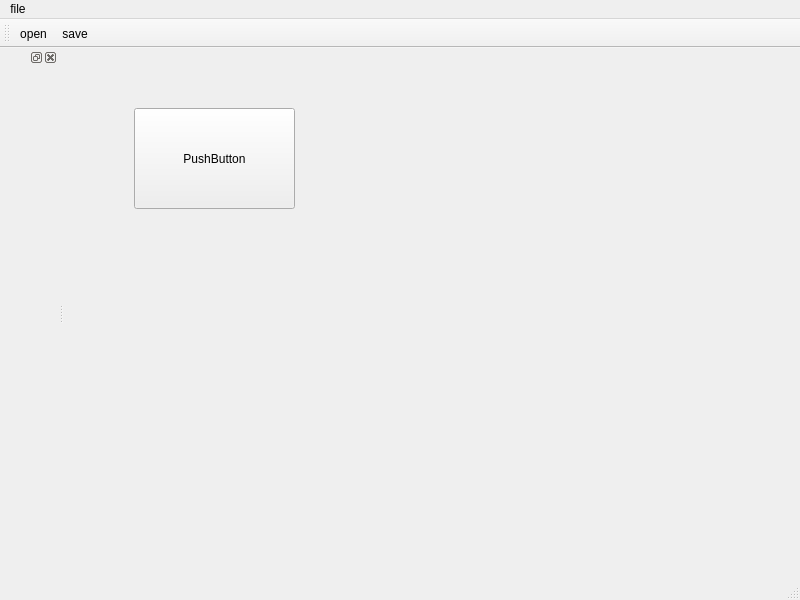
<?xml version="1.0" encoding="UTF-8"?>
<ui version="4.0">
 <class>MainWindow</class>
 <widget class="QMainWindow" name="MainWindow">
  <property name="geometry">
   <rect>
    <x>0</x>
    <y>0</y>
    <width>800</width>
    <height>600</height>
   </rect>
  </property>
  <property name="windowTitle">
   <string>MainWindow</string>
  </property>
  <widget class="QWidget" name="centralwidget">
   <widget class="QPushButton" name="pushButton">
    <property name="geometry">
     <rect>
      <x>70</x>
      <y>60</y>
      <width>161</width>
      <height>101</height>
     </rect>
    </property>
    <property name="text">
     <string>PushButton</string>
    </property>
   </widget>
  </widget>
  <widget class="QMenuBar" name="menubar">
   <property name="geometry">
    <rect>
     <x>0</x>
     <y>0</y>
     <width>800</width>
     <height>19</height>
    </rect>
   </property>
   <widget class="QMenu" name="menufile">
    <property name="title">
     <string>file</string>
    </property>
    <addaction name="save_action"/>
    <addaction name="separator"/>
    <addaction name="open_action"/>
   </widget>
   <addaction name="menufile"/>
  </widget>
  <widget class="QStatusBar" name="statusbar"/>
  <widget class="QToolBar" name="toolBar">
   <property name="windowTitle">
    <string>toolBar</string>
   </property>
   <property name="iconSize">
    <size>
     <width>30</width>
     <height>30</height>
    </size>
   </property>
   <property name="toolButtonStyle">
    <enum>Qt::ToolButtonTextOnly</enum>
   </property>
   <attribute name="toolBarArea">
    <enum>TopToolBarArea</enum>
   </attribute>
   <attribute name="toolBarBreak">
    <bool>false</bool>
   </attribute>
   <addaction name="open_action"/>
   <addaction name="save_action"/>
  </widget>
  <widget class="QDockWidget" name="dockWidget">
   <attribute name="dockWidgetArea">
    <number>1</number>
   </attribute>
   <widget class="QWidget" name="dockWidgetContents"/>
  </widget>
  <action name="open_action">
   <property name="icon">
    <iconset>
     <normaloff>../../icons/adjustments-bolt.png</normaloff>../../icons/adjustments-bolt.png</iconset>
   </property>
   <property name="text">
    <string>open</string>
   </property>
   <property name="toolTip">
    <string>open file</string>
   </property>
   <property name="menuRole">
    <enum>QAction::NoRole</enum>
   </property>
  </action>
  <action name="save_action">
   <property name="icon">
    <iconset>
     <normaloff>../../icons/icons8-按钮-100.png</normaloff>../../icons/icons8-按钮-100.png</iconset>
   </property>
   <property name="text">
    <string>save</string>
   </property>
   <property name="toolTip">
    <string>save file</string>
   </property>
   <property name="menuRole">
    <enum>QAction::NoRole</enum>
   </property>
  </action>
 </widget>
 <resources/>
 <connections/>
</ui>
